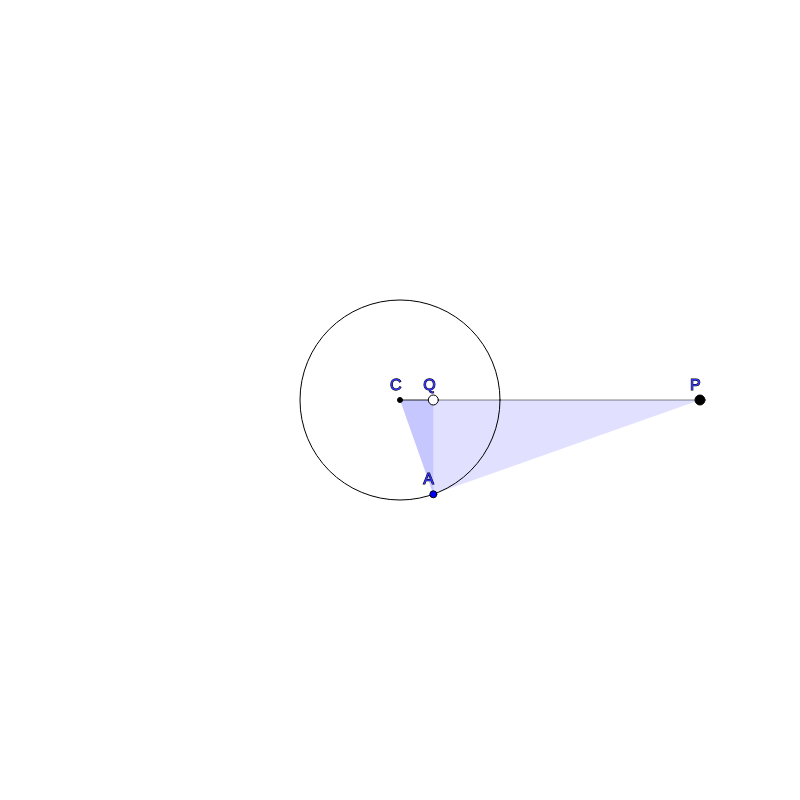
Frame 1 (no input)
Frame 60 (no input): identical to frame 1, image omitted
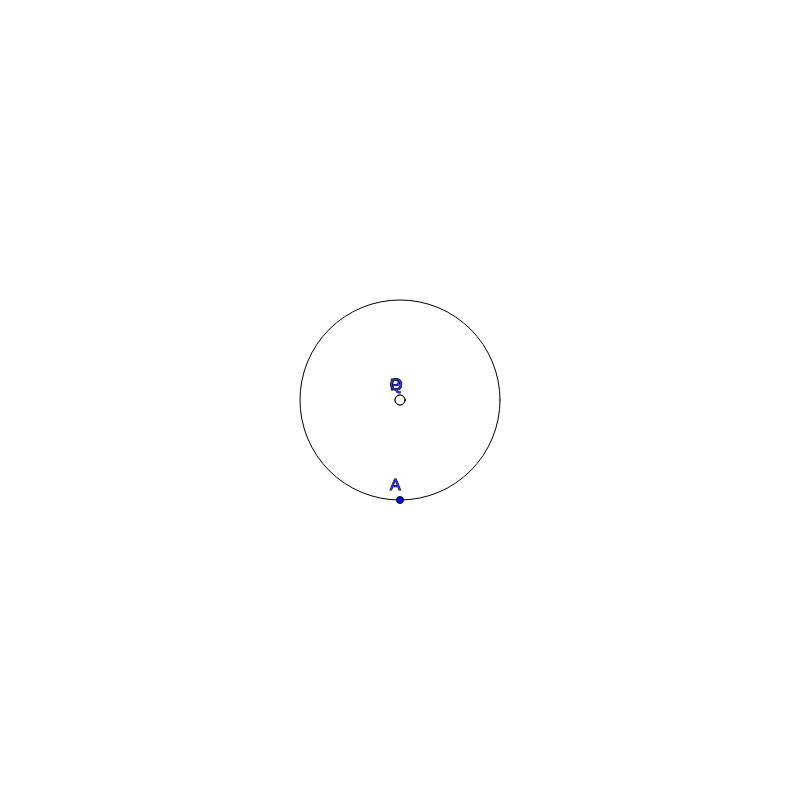
Frame 120 (the mouse pressed at the canvas centre since frame 60)

The p5.js sketch that drew these frames (run headless with seeded random() and noise() and a simulated clock; from frame 60 on, the mouse is pressed at the canvas centre):

// p5.js sketch
// ── sketch.js
var p;
var q;

var a
var c;
var cnode;

function setup() {
  
    createCanvas(800, 800);
    background(100);

    c = new Circle(createVector(width*0.5,height*0.5),100);
  	cnode = new Node("C");
  	cnode.weight = 5;
  	cnode.position = c.center;
  
    p = new Node("P");

    q = new Node("Q");
    a = new Node("A");
  	a.weight = 7;
  	update(700,400);
}

function draw() {
  
    background(255);
    noStroke();
	fill(0,0,255,30);
  	triangle(a.position.x,a.position.y, c.center.x,c.center.y  ,  p.position.x,p.position.y)
    triangle(a.position.x,a.position.y, c.center.x,c.center.y  ,  q.position.x,q.position.y)
    stroke(0,125);
    noFill();
    line(c.center.x,c.center.y,p.position.x,p.position.y);
    line(c.center.x,c.center.y,q.position.x,q.position.y);

    stroke(0,255);
    noFill();
    c.draw();
  
	fill(0);
 	cnode.draw();
  
    stroke(0);
    fill(0);
    p.draw();

    stroke(0);
    fill(255);
    q.draw();

    stroke(0);
    fill(0,0,255);
    a.draw();

}

function mousePressed() {
    update(mouseX,mouseY);
}

function mouseDragged() {
    update(mouseX,mouseY);
}

function update(x,y) {
  
    p.position = createVector(x,y);
    q.position = c.invert(p.position);
 
  var phi
  var d
  if(p.position.dist(c.center) > c.r) {
  
  	phi  = p5.Vector.sub(p.position,c.center).heading();
  	d = c.center.dist(q.position);
  }
  else {
    phi  = p5.Vector.sub(q.position,c.center).heading();
  	d = c.center.dist(p.position);
    
  }
  
  	var alpha = acos(d/c.r);

  
    var v = p5.Vector.fromAngle(phi + alpha);
    v.mult(c.r);
    a.position = p5.Vector.add(c.center,v);
}

function Node(name){
  
    this.position = createVector(0,0);
    this.name = name;
	this.weight = 10;
    this.draw = function() {
      	
        ellipse(this.position.x,this.position.y,this.weight,this.weight);
      	
      	fill(50,50,255)
      	textSize(16);
		text(this.name, this.position.x - 10,this.position.y - 10);
    }
  
}

function Circle(center,r) {
  this.r = r;
  this.center = center;

  this.containsPoint = function(p){
    
    return this.center.dist(p) < this.r;
    
  };

  this.invert = function(p){ 
    
      var op = this.center.dist(p);

      var oq = this.r*this.r/op;

      var dq = p5.Vector.sub(p,this.center).normalize().mult(oq);
      var newP = p5.Vector.add(this.center,dq)
     
      return newP;
    
  };

  this.draw = function() {
    
    ellipse(this.center.x,this.center.y, 2*this.r,2*this.r)
    
  }
  
  	
}
